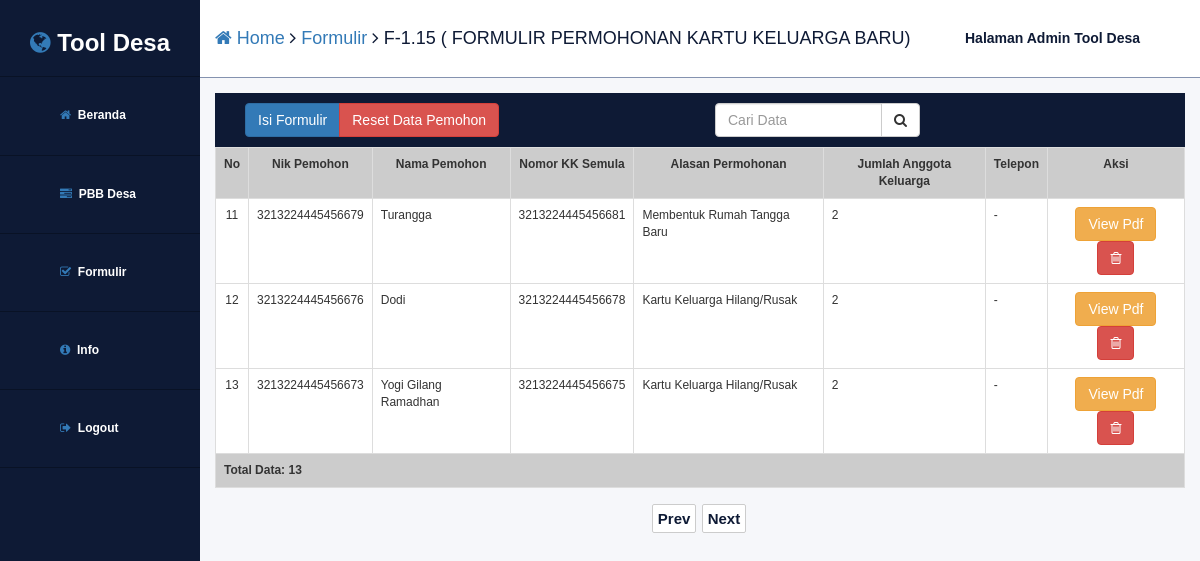
/?page1=f115&hal=2 (signed in), run on the app's committed database.
### tables this page shows
CREATE TABLE `pemohon_kk` (
  `nik_pemohon` varchar(16) NOT NULL,
  `nama_pemohon` varchar(100) NOT NULL,
  `no_kk_semula` varchar(16) NOT NULL,
  `alamat_pemohon` varchar(255) NOT NULL,
  `rt` varchar(3) NOT NULL,
  `rw` varchar(3) NOT NULL,
  `desa` varchar(50) NOT NULL,
  `kecamatan` varchar(50) NOT NULL,
  `kabupaten` varchar(50) NOT NULL,
  `propinsi` varchar(50) NOT NULL,
  `kodepos` varchar(5) NOT NULL,
  `telepon` varchar(15) NOT NULL,
  `alasan_permohonan` varchar(1) NOT NULL,
  `jumlah_anggota_keluarga` int(2) DEFAULT NULL,
  `tanggal_input` timestamp NOT NULL DEFAULT CURRENT_TIMESTAMP ON UPDATE CURRENT_TIMESTAMP
);

### pages/formulir/f115/f115.php (called while the page is built, shortened)
<?php
table_f115();
?>

### library/formulir/f115/tables.php (the view, shortened to what this page needs)
<?php
function table_f115(){
	$sort="ASC";
	?>
	<table class="table table-bordered table-aing table-responsive col-md-12 col-sm-12 col-xs-12">
		<tr>
			<th class="text-center">No</th>
			<th class="text-center"><a class="link-th" href="<?php echo "?page1=f115-sorting&kolom=nik_pemohon&sort=".$sort; ?>">Nik Pemohon</a></th>
			<th class="text-center"><a class="link-th" href="<?php echo "?page1=f115-sorting&kolom=nama_pemohon&sort=".$sort; ?>">Nama Pemohon</a></th>
			<th class="text-center"><a class="link-th" href="<?php echo "?page1=f115-sorting&kolom=no_kk_Semula&sort=".$sort; ?>">Nomor KK Semula</a></th>
			<th class="text-center"><a class="link-th" href="<?php echo "?page1=f115-sorting&kolom=alasan_permohonan&sort=".$sort; ?>">Alasan Permohonan</a></th>
			<th class="text-center"><a class="link-th" href="<?php echo "?page1=f115-sorting&kolom=jumlah_anggota_keluarga&sort=".$sort; ?>">Jumlah Anggota Keluarga</a></th>
			<th class="text-center"><a class="link-th" href="<?php echo "?page1=f115-sorting&kolom=telepon&sort=".$sort; ?>">Telepon</a></th>
			<th class="text-center">Aksi</th>
		</tr>
		<?php
		$koneksi = db_connect();
		$limit = 10;
		$hal = @$_GET['hal'];
		if(empty($hal)){
			$posisi = 0;
			$hal = 1;
		} else {
			$posisi = ($hal-1)*$limit;
		}
		$sql = "Select * from pemohon_kk order by tanggal_input desc LIMIT ".$posisi.", ".$limit;
		$result = $koneksi->query($sql);
		if($result->num_rows > 0){
			$no = $posisi + 1;
			while($row = $result->fetch_array()){
				?>
				<tr>
					<td class="text-center"><?php echo $no; ?></td>
					<td><?php echo $row['nik_pemohon'];?></td>
					<td><?php echo $row['nama_pemohon'];?></td>
					<td><?php echo $row['no_kk_semula'];?></td>
					<td>
						<?php
						if($row['alasan_permohonan'] == 1){
							echo "Membentuk Rumah Tangga Baru";
						}elseif($row['alasan_permohonan'] == 2){
							echo "Kartu Keluarga Hilang/Rusak" ;
						}else{
							echo "Lainnya";
						}
						?>
					</td>
					<td><?php echo $row['jumlah_anggota_keluarga'];?></td>
					<td><?php echo $row['telepon'];?></td>
					<td>
						<div class="text-center">
							<a class="btn btn-warning" target="_blank" href="<?php echo "?page1=f115-pdf&nik_pemohon=".$row['nik_pemohon']; ?>">View Pdf</a>
							<a class="btn btn-danger" href="<?php echo "?page1=f115-delete&nik_pemohon=".$row['nik_pemohon'];?>" onclick="return confirm('<?php echo "yakin hapus data dengan nik pemohon = ".$row['nik_pemohon']; ?>');"><i class="fa fa-trash-o" aria-hidden="true"></i></a>
						</div>
					</td>
				</tr>
				<?php
				$no++;
			}
		} else {
			?>
			<tr><td colspan="11">No Record</td></tr>
			<?php
		}
		$sql = "select * from pemohon_kk";
		$result = $koneksi->query($sql);
		if($result){
			$totaldata = $result->num_rows;
		} else {
			$totaldata = 0;
		}
		?>
		<tr>
			<th colspan="10">Total Data:  <?php echo $totaldata; ?></th>
		</tr>
	</table>
	<div id="navigasi-page" class="col-md-12 col-xs-12 col-sm-12 text-center">
		<?php
		$jumlahpage = ceil($totaldata/$limit);
		if($hal > 1){
			$prev = $hal - 1;
			?>
			<a class="nav-a" href="<?php echo "?page1=f115&hal=".$prev; ?>">Prev</a>
			<?php
		}else{
			?>
			<span class="nav-a">Prev</span>
			<?php
		}
		if($hal < $jumlahpage){
			$next = $hal + 1;
			?>
			<a class="nav-a" href="<?php echo "?page1=f115&hal=".$next; ?>">Next</a>
			<?php
		}else{
			?>
			<span class="nav-a">Next</span>
			<?php
		}
		?>
	</div>
	<?php
}
	?>

### style.css (style rules this page uses)
body { font-family: 'Helvetica' !important; }
.link-th { color: #333; }
.table-aing { background-color:#fff; }
.table-aing th { background-color:#ccc; color: #333; }
#navigasi-page { overflow:flex; }
.nav-a { font-weight:bold; font-size:15px; color:#0e1a35; padding:5px; background-color: #fff; border:1px solid #ccc; border-radius:2px; margin-right:2px; }

### data on the page
pemohon_kk: nik_pemohon "3213224445456679", nama_pemohon "Turangga", no_kk_semula "3213224445456681", alasan_permohonan "Membentuk Rumah Tangga Baru", jumlah_anggota_keluarga "2", telepon "-"
pemohon_kk: nik_pemohon "3213224445456676", nama_pemohon "Dodi", no_kk_semula "3213224445456678", alasan_permohonan "Kartu Keluarga Hilang/Rusak", jumlah_anggota_keluarga "2", telepon "-"
pemohon_kk: nik_pemohon "3213224445456673", nama_pemohon "Yogi Gilang Ramadhan", no_kk_semula "3213224445456675", alasan_permohonan "Kartu Keluarga Hilang/Rusak", jumlah_anggota_keluarga "2", telepon "-"

### other printed values
$title "Formulir"
$subtitle "F-1.15 ( FORMULIR PERMOHONAN KARTU KELUARGA BARU)"
$totaldata "13"
